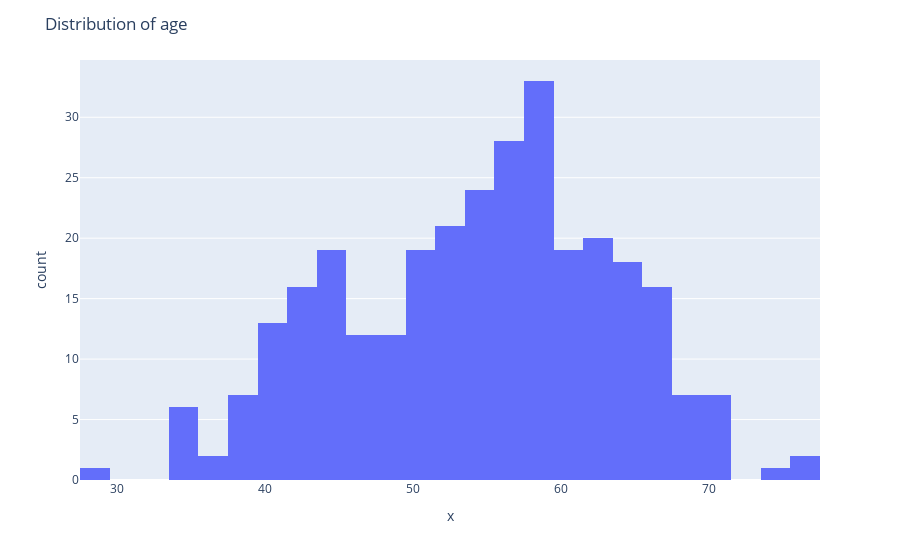
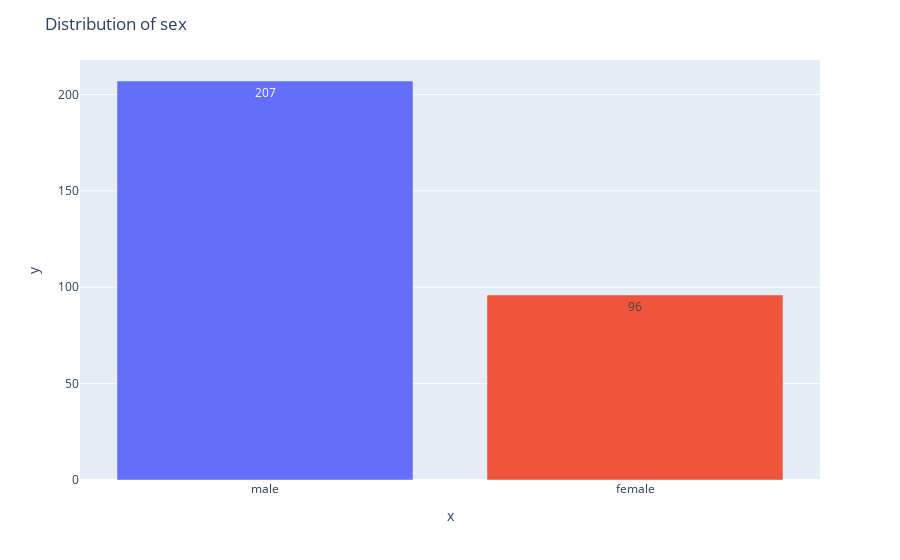
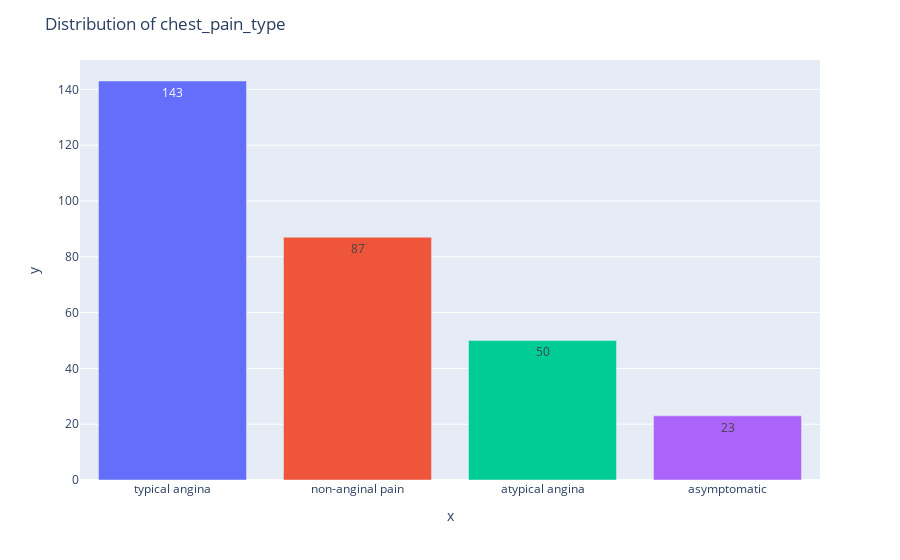
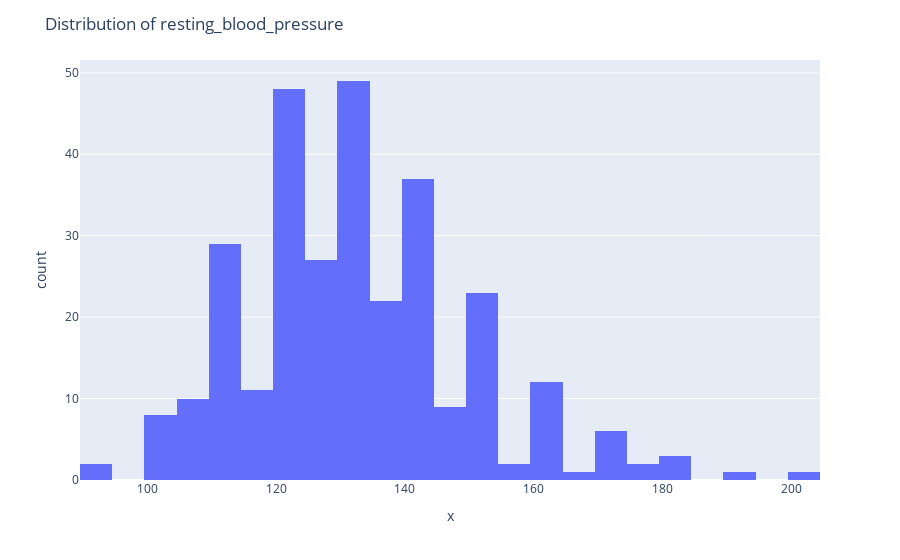

The notebook cell these images were saved under, in order:
### Code cell
for feature in df.columns:
    plot_single_feature(df, feature)

### Figure 1 — Plotly figure (JSON) as saved in the notebook; plotly's stock layout.template omitted (floating-point values rounded to 4 significant figures; data arrays with more than 128 entries replaced by an {"elided": "..."} marker saying what was removed)
{"data": [{"alignmentgroup": "True", "bingroup": "x", "hoverlabel": {"namelength": 0}, "hovertemplate": "x=%{x}<br>count=%{y}", "legendgroup": "", "marker": {"color": "#636efa"}, "name": "", "nbinsx": 0, "offsetgroup": "", "orientation": "v", "showlegend": false, "type": "histogram", "x": {"elided": "303 int values"}, "xaxis": "x", "yaxis": "y"}], "layout": {"barmode": "relative", "legend": {"tracegroupgap": 0}, "margin": {"t": 60}, "showlegend": false, "title": {"text": "Distribution of age"}, "xaxis": {"anchor": "y", "domain": [0, 1], "title": {"text": "x"}}, "yaxis": {"anchor": "x", "domain": [0, 1], "title": {"text": "count"}}}}

### Figure 2 — Plotly figure (JSON) as saved in the notebook; plotly's stock layout.template omitted (floating-point values rounded to 4 significant figures)
{"data": [{"alignmentgroup": "True", "hoverlabel": {"namelength": 0}, "hovertemplate": "color=male<br>x=%{x}<br>y=%{y}<br>text=%{text}", "legendgroup": "male", "marker": {"color": "#636efa"}, "name": "male", "offsetgroup": "male", "orientation": "v", "showlegend": true, "text": [207], "textposition": "auto", "type": "bar", "x": ["male"], "xaxis": "x", "y": [207], "yaxis": "y"}, {"alignmentgroup": "True", "hoverlabel": {"namelength": 0}, "hovertemplate": "color=female<br>x=%{x}<br>y=%{y}<br>text=%{text}", "legendgroup": "female", "marker": {"color": "#EF553B"}, "name": "female", "offsetgroup": "female", "orientation": "v", "showlegend": true, "text": [96], "textposition": "auto", "type": "bar", "x": ["female"], "xaxis": "x", "y": [96], "yaxis": "y"}], "layout": {"barmode": "relative", "legend": {"title": {"text": "color"}, "tracegroupgap": 0}, "margin": {"t": 60}, "showlegend": false, "title": {"text": "Distribution of sex"}, "xaxis": {"anchor": "y", "domain": [0, 1], "title": {"text": "x"}}, "yaxis": {"anchor": "x", "domain": [0, 1], "title": {"text": "y"}}}}

### Figure 3 — Plotly figure (JSON) as saved in the notebook; plotly's stock layout.template omitted (floating-point values rounded to 4 significant figures)
{"data": [{"alignmentgroup": "True", "hoverlabel": {"namelength": 0}, "hovertemplate": "color=typical angina<br>x=%{x}<br>y=%{y}<br>text=%{text}", "legendgroup": "typical angina", "marker": {"color": "#636efa"}, "name": "typical angina", "offsetgroup": "typical angina", "orientation": "v", "showlegend": true, "text": [143], "textposition": "auto", "type": "bar", "x": ["typical angina"], "xaxis": "x", "y": [143], "yaxis": "y"}, {"alignmentgroup": "True", "hoverlabel": {"namelength": 0}, "hovertemplate": "color=non-anginal pain<br>x=%{x}<br>y=%{y}<br>text=%{text}", "legendgroup": "non-anginal pain", "marker": {"color": "#EF553B"}, "name": "non-anginal pain", "offsetgroup": "non-anginal pain", "orientation": "v", "showlegend": true, "text": [87], "textposition": "auto", "type": "bar", "x": ["non-anginal pain"], "xaxis": "x", "y": [87], "yaxis": "y"}, {"alignmentgroup": "True", "hoverlabel": {"namelength": 0}, "hovertemplate": "color=atypical angina<br>x=%{x}<br>y=%{y}<br>text=%{text}", "legendgroup": "atypical angina", "marker": {"color": "#00cc96"}, "name": "atypical angina", "offsetgroup": "atypical angina", "orientation": "v", "showlegend": true, "text": [50], "textposition": "auto", "type": "bar", "x": ["atypical angina"], "xaxis": "x", "y": [50], "yaxis": "y"}, {"alignmentgroup": "True", "hoverlabel": {"namelength": 0}, "hovertemplate": "color=asymptomatic<br>x=%{x}<br>y=%{y}<br>text=%{text}", "legendgroup": "asymptomatic", "marker": {"color": "#ab63fa"}, "name": "asymptomatic", "offsetgroup": "asymptomatic", "orientation": "v", "showlegend": true, "text": [23], "textposition": "auto", "type": "bar", "x": ["asymptomatic"], "xaxis": "x", "y": [23], "yaxis": "y"}], "layout": {"barmode": "relative", "legend": {"title": {"text": "color"}, "tracegroupgap": 0}, "margin": {"t": 60}, "showlegend": false, "title": {"text": "Distribution of chest_pain_type"}, "xaxis": {"anchor": "y", "domain": [0, 1], "title": {"text": "x"}}, "yaxis": {"anchor": "x", "domain": [0, 1], "title": {"text": "y"}}}}

### Figure 4 — Plotly figure (JSON) as saved in the notebook; plotly's stock layout.template omitted (floating-point values rounded to 4 significant figures; data arrays with more than 128 entries replaced by an {"elided": "..."} marker saying what was removed)
{"data": [{"alignmentgroup": "True", "bingroup": "x", "hoverlabel": {"namelength": 0}, "hovertemplate": "x=%{x}<br>count=%{y}", "legendgroup": "", "marker": {"color": "#636efa"}, "name": "", "nbinsx": 0, "offsetgroup": "", "orientation": "v", "showlegend": false, "type": "histogram", "x": {"elided": "303 int values"}, "xaxis": "x", "yaxis": "y"}], "layout": {"barmode": "relative", "legend": {"tracegroupgap": 0}, "margin": {"t": 60}, "showlegend": false, "title": {"text": "Distribution of resting_blood_pressure"}, "xaxis": {"anchor": "y", "domain": [0, 1], "title": {"text": "x"}}, "yaxis": {"anchor": "x", "domain": [0, 1], "title": {"text": "count"}}}}
